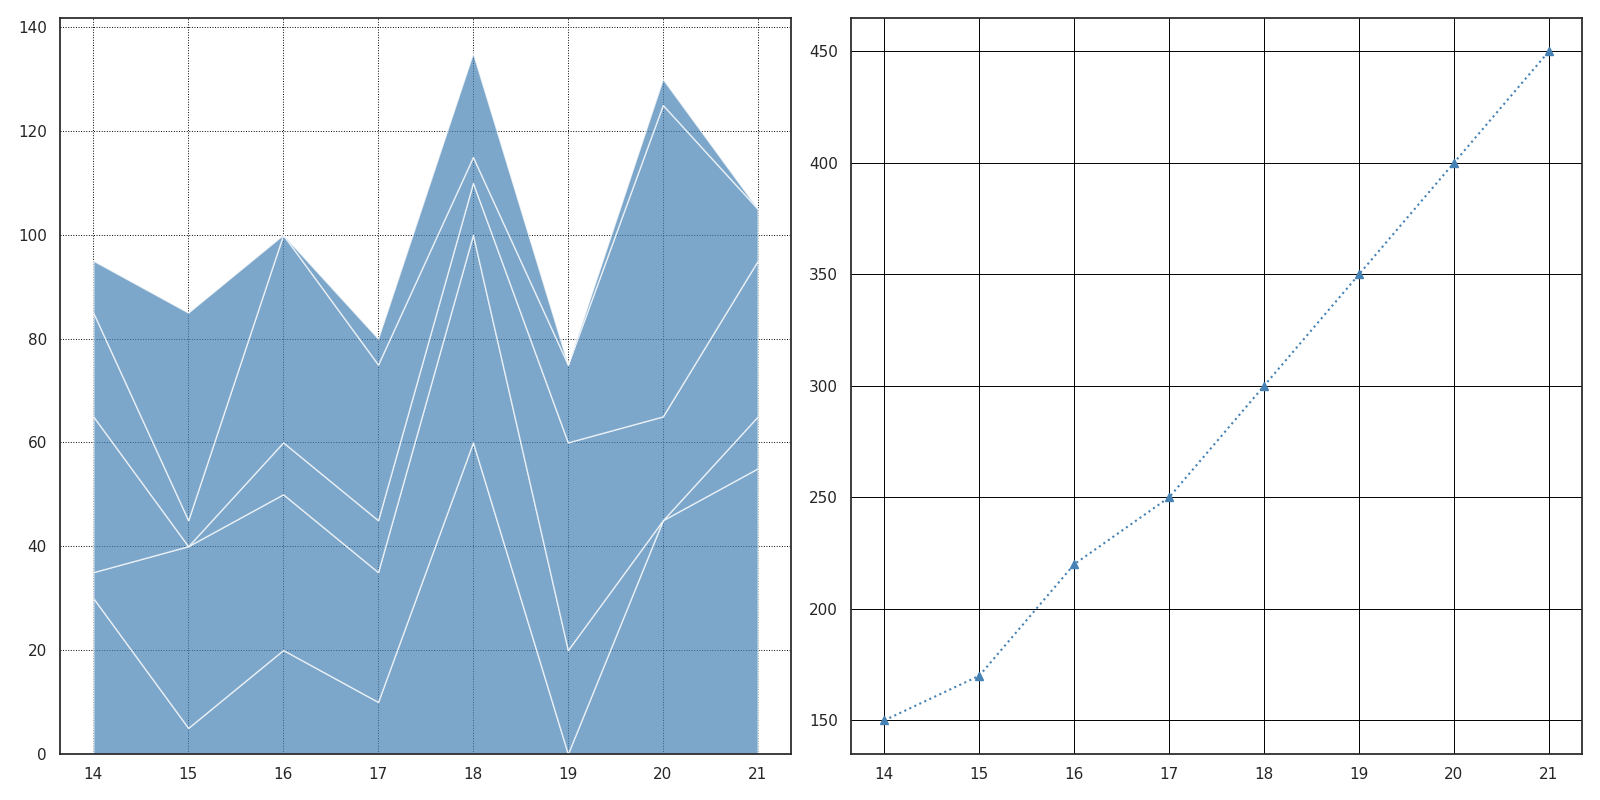

Write Python code to recreate this figure.
import matplotlib.pyplot as plt
import numpy as np

centuries = np.arange(14, 22)

# Original data groups
classical = [60, 55, 45, 30, 20, 10, 5, 0]
renaissance = [20, 30, 40, 35, 25, 10, 5, 0]
baroque = [10, 10, 10, 20, 30, 40, 30, 0]
modernism = [5, 5, 10, 15, 20, 30, 40, 60]
abstract = [5, 0, 0, 0, 5, 10, 20, 40]
famous_artworks = [150, 170, 220, 250, 300, 350, 400, 450]

# Shuffling the original arrays
classical_shuffled = [30, 5, 20, 10, 60, 0, 45, 55]
renaissance_shuffled = [5, 35, 30, 25, 40, 20, 0, 10]
baroque_shuffled = [30, 0, 10, 10, 10, 40, 20, 30]
modernism_shuffled = [20, 5, 40, 30, 5, 15, 60, 10]
abstract_shuffled = [10, 40, 0, 5, 20, 0, 5, 0]

data = np.array([classical_shuffled, renaissance_shuffled, baroque_shuffled, modernism_shuffled, abstract_shuffled])

color = '#4682B4'

fig, (ax1, ax2) = plt.subplots(1, 2, figsize=(16, 8))

# Stackplot with shuffled data
ax1.stackplot(centuries, data, colors=[color]*5, alpha=0.7)
ax1.grid(axis='both', color='black', linestyle=':', linewidth=0.7)

# Line plot for famous artworks
ax2.plot(centuries, famous_artworks, marker='^', linestyle=':', color=color)
ax2.grid(axis='both', color='black', linestyle='-', linewidth=0.7)

plt.tight_layout()
plt.show()
